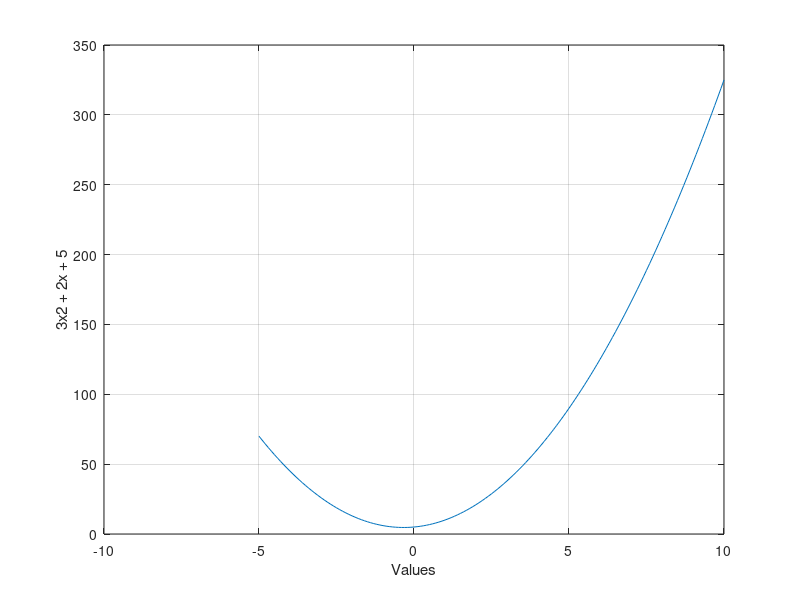

This figure's MATLAB source:
x = -5 : 0.1 : 10; %Dimensions
y = 3 .* x .* x + 2 .* x + 5;
axis([-5 5 0 20]);
plot(x, y);
xlabel('Values'); %to draw x axsis
ylabel('3x2 + 2x + 5'); % to draw y axsis
grid on;
